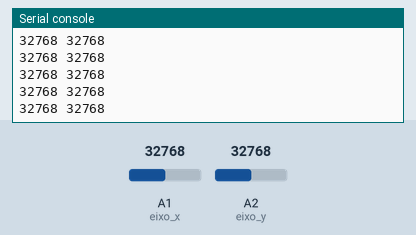
A program run on a simulated CircuitPython board. Shown: the last lines printed to the serial console. Inputs (shaded band) come from the test bench; at power-on: A1 (eixo_x) = 32768, A2 (eixo_y) = 32768 (analog values on the 0–65535 scale).

Above: at 1.2 s.
1.3 s: A1 (eixo_x) set to 45874
At 1.56 s:
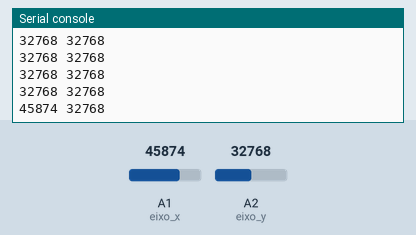
2.8 s: A2 (eixo_y) set to 45874
At 2.96 s:
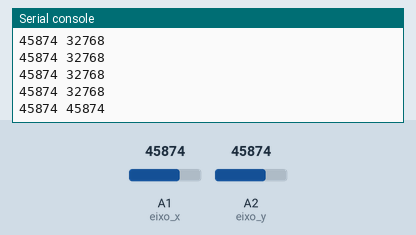
4.3 s: A1 (eixo_x) set to 57670
At 4.36 s:
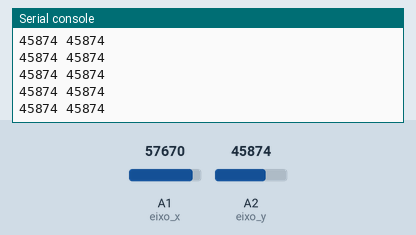
5.8 s: A2 (eixo_y) set to 57670
At 5.96 s:
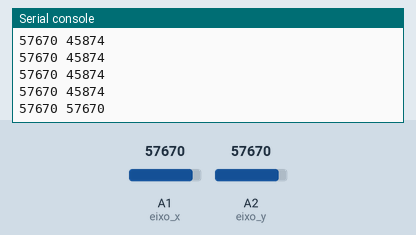
Timing chart, 0 to 8.3 s (numbered marks = the images above; inputs shaded):
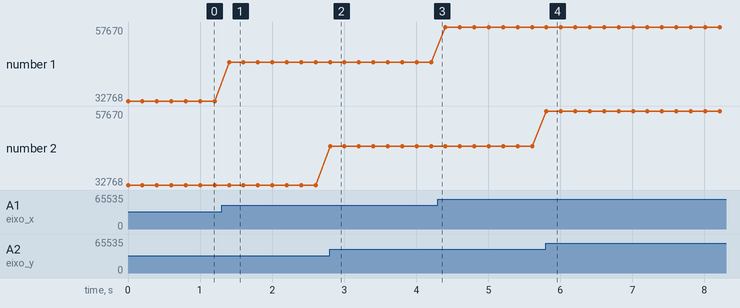

Measured:
- after the input at 1.3 s, the serial console: prints a new line after 0.10 s (image 1)
- after the input at 2.8 s, the serial console: prints a new line at once (image 2)
- after the input at 5.8 s, the serial console: prints a new line at once (image 4)
- plotted number 1: 32768 → 45874 after the input at 1.3 s, 45874 → 57670 after the input at 4.3 s

The program:

aula_05_01_joystick.py
```python
'''
No primeiro exercício, nós descobrimos os valores mínimo e máximos do
joystick. Como temos limitações mecânicas, pode ser que o valor mínimo
fique acima de 0 e o máximo, abaixo de 65535. Nos meus testes, o mínimo
estava em 200, por exemplo.
'''
import board, time
from digitalio import DigitalInOut, Direction, Pull
from analogio import AnalogIn

botao = DigitalInOut (board.D6)

eixo_x = AnalogIn (board.A1)
eixo_y = AnalogIn (board.A2)

while True:
    print (eixo_x.value, eixo_y.value)
    time.sleep(0.2)
```
